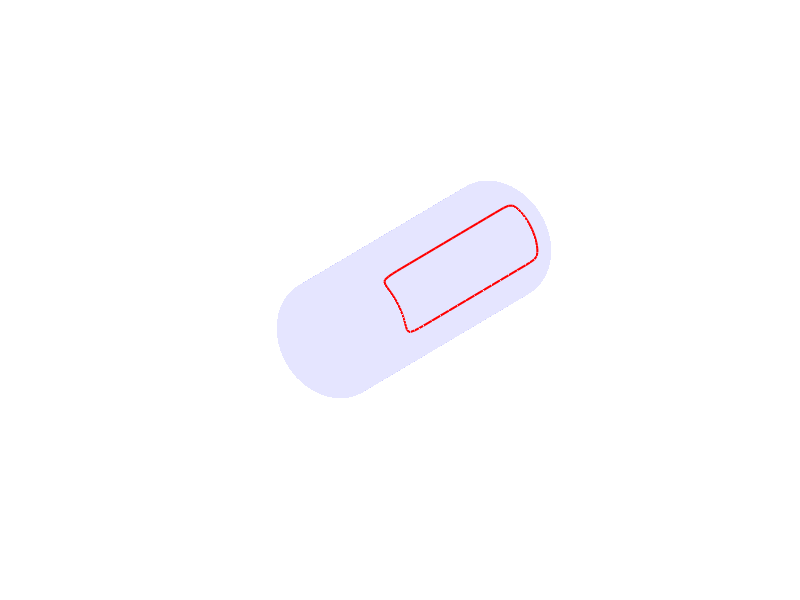

MATLAB code to generate this figure: (Note: this script raises an error after producing the figure.)
% =========================================================================
% 通用 DCT (离散余弦Theta) 磁体生成器 (单极面 + 自适应网格 + 安全间隙)
% Universal DCT Generator (Single Pole + Adaptive Mesh + Safety Gap)
% =========================================================================
%
% 【功能概述 / Purpose】:
%   本脚本用于生成针对 Opera-3D 或 Ansys Maxwell 电磁仿真的 Discrete Cosine Theta (DCT)
%   超导磁体线圈模型。它是为了解决复杂旋转曲面（如圆锥、喇叭形、钟形等）上的多极磁体
%   精确建模而设计的。
%
% 【核心特性 / Features】:
%   1. 单极面生成 (Single Pole Generation):
%      仅生成 1/(2m) 的线圈扇区（例如六极场只生成 0~60度）。这允许用户在仿真软件中
%      利用旋转对称性（Rotational Symmetry, Negative）来构建全模型，大幅减少计算量。
%
%   2. 防重叠安全间隙 (Anti-Overlap Safety Gap):
%      自动计算导线在最小孔径处所需的物理空间，并缩减生成角度范围。
%      这彻底解决了在 Opera 中旋转复制时，相邻极面导线发生物理干涉（Clash）的问题。
%
%   3. 自适应网格 (Adaptive Meshing):
%      - 端部 (Ends): 保持全精度 (Step=1)，精确捕捉复杂的空间弯曲。
%      - 中间段 (Middle): 强力降采样 (Step=15)，利用 Opera 20节点单元的二次拟合能力。
%      -> 结果：文件体积减小 80% 以上，积分求解速度提升 3-5 倍，且精度不减。
%
%   4. 离散化策略 (Patent-based Discretization):
%      采用 "等磁通分割法"公式：Psi = (i - 0.5) / N。
%      确保每一根离散导线对多极场的贡献是均等的。
%
%   5. 万能几何插槽 (Universal Geometry Slot):
%      内置 10 种旋转曲面方程（圆锥、双曲线 1/z、指数面、悬链面、抛物面、钟形等），
%      通过数值保角映射 (Numerical Conformal Mapping) 自动计算任意曲面的展开坐标。
%
%   6. 稳健的 TNB 标架 (Robust TNB Frame):
%      导出包含切向(T)、法向(N)、副法向(B)的 12列 TXT 文件。
%      使用了针对非均匀网格优化的加权平均算法，防止仿真软件报错 "Mid-edge point error"。
%
% 【使用方法 / Usage】:
%   1. 在 "用户参数配置" 区域修改几何尺寸 (Z_start, R_entry 等) 和磁体参数 (m, N_turns)。
%   2. 选择 Surface_Type (例如 2=喇叭形, 7=钟形)。
%   3. 运行脚本。
%   4. 将生成的 TXT 文件导入 Opera Modeler。
%   5. 在 Opera 中设置 Analysis Data -> Symmetry -> Rotational -> Negative -> 2*m Sectors。
%
% =========================================================================

clear; clc; close all;

%% ===== 1. 用户参数配置 (User Config) =====

% --- [核心优化] 降采样控制 (Adaptive Meshing Control) ---
% 控制输出点数的稀疏程度，以平衡几何精度与仿真速度
Step_Ends = 1;    % 端部采样步长 (1=保留所有点，保证弯曲精度; 3=轻微稀疏)
Step_Mid  = 2;    % 中间采样步长 (15=每15个点取1个，利用Opera 20节点单元的拟合能力加速)

% --- [核心优化] 防重叠参数 (Anti-Overlap Parameters) ---
% 用于自动计算角度缩减量，防止旋转复制时导线打架
Wire_Width = 1.0;      % 导线物理宽度 [mm] (Opera中设置的宽度)
Safety_Gap = 0.5;      % 安全间隙 [mm] (额外留出的空隙)

% --- 曲面形状选择 (Surface Type Selection) ---
% 1=圆锥 (Conical);2=双曲线喇叭 (Hyperbolic 1/z);3=指数衰减 (Exponential)
% 4=悬链面 (Catenoid)-最小曲面;5=抛物面 (Paraboloid); 6=正态钟形 (Gaussian Bell)
% 7=钟形+直管;8=正弦波纹 (Corrugated);9=S形过渡 (Sigmoid)
% 10=1/4正弦 (Sine Quarter);11=ECR mg;12=(椭球/球体截面);13=平顶高斯
% 14=基础圆柱 (Basic Cylinder)
Surface_Type = 14; 

% --- 几何范围 [mm] (Geometry Range) ---
Z_start = -400;   % 起始轴向位置
Z_end   = 400;    % 结束轴向位置
R_entry = 150;     % 入口半径 (Z_start 处的半径)
R_exit_target = 150; % 目标出口/峰值半径

% --- 磁体参数 (Magnet Parameters) ---
m = 3;            % 极对数 (Multipole Order). m=2->四极, m=3->六极
N_turns = 12;      % 单个极面内的匝数 (Turns per Pole)
do_export = true; % 是否导出文件
output_dir = 'dct_single_pole_export'; % 导出文件夹名

% --- 形状函数参数 (Shape Function Parameters) ---
% 定义线圈在端部弯曲区域的长度占比
ratio_entry = 0.25; % 入口端过渡区占比
ratio_exit  = 0.15; % 出口端过渡区占比

% --- 数学网格精度 (Math Mesh Resolution) ---
% 即使导出稀疏网格，内部计算必须保持高精度以确保保角映射积分准确
Nz = 40;          % 轴向积分步数 (建议 1000-2000 以保证精度，80可能偏低)
Nphi = 20;        % 角向网格数 (建议 200+)

%% ===== 2. 万能几何插槽 (Geometry Slot) =====
% 本节负责根据 Surface_Type 生成母线半径 r(z) 及其导数 dr/dz
fprintf('=== 生成单极面自适应模型 (Surface %d) ===\n', Surface_Type);

% 检查 Z 范围是否合法 (对于某些函数 z 不能为 0)
if (Surface_Type == 2 || Surface_Type == 5) && Z_start <= 0
    error('对于双曲线或抛物面，Z_start 必须大于 0！');
end

z_vec = linspace(Z_start, Z_end, Nz);

switch Surface_Type
    case 1 % Cone (圆锥)
        tan_alpha = (R_exit_target - R_entry) / (Z_end - Z_start);
        r_vec = R_entry + (z_vec - Z_start) * tan_alpha;
        dr_dz = repmat(tan_alpha, size(z_vec));
        name_str = 'Conical';
    case 2 % Hyperbolic (双曲线 1/z)
        k_hyp = R_entry * Z_start;
        r_vec = k_hyp ./ z_vec;
        dr_dz = -k_hyp ./ (z_vec.^2);
        name_str = 'Hyperbolic (1/z)';
    case 3 % Exponential (指数)
        L_mag = Z_end - Z_start;
        k_exp = log(R_exit_target / R_entry) / L_mag;
        r_vec = R_entry * exp(k_exp * (z_vec - Z_start));
        dr_dz = r_vec * k_exp;
        name_str = 'Exponential';
    case 4 % Catenoid (悬链面)
        L_mag = Z_end - Z_start;
        k_cat = acosh(R_exit_target / R_entry) / L_mag;
        r_vec = R_entry * cosh(k_cat * (z_vec - Z_start));
        dr_dz = R_entry * k_cat * sinh(k_cat * (z_vec - Z_start));
        name_str = 'Catenoid';
    case 5 % Paraboloid (抛物面)
        k_para = Z_start / (R_entry^2);
        r_vec = sqrt(z_vec / k_para);
        dr_dz = 0.5 ./ (sqrt(z_vec * k_para) * k_para);
        name_str = 'Paraboloid';
    case 6 % Gaussian Bell (正态钟形)
        z_center = (Z_start + Z_end)/2; L_half = (Z_end - Z_start)/2;
        sigma_sq = -(L_half^2) / (2 * log(R_entry / R_exit_target));
        r_vec = R_exit_target * exp(-(z_vec - z_center).^2 / (2 * sigma_sq));
        dr_dz = -r_vec .* (z_vec - z_center) / sigma_sq;
        name_str = 'Gaussian Bell';
    case 7 % Bell + Straight (钟形+直管 - 推荐)
        L_straight = 150; 
        z_s = Z_start + L_straight; z_e = Z_end - L_straight;
        L_bell = z_e - z_s; z_c = (z_s + z_e)/2; Amp = R_exit_target - R_entry;
        r_vec = zeros(size(z_vec)); dr_dz = zeros(size(z_vec));
        for i=1:Nz
            z=z_vec(i);
            if z<=z_s || z>=z_e, r_vec(i)=R_entry; dr_dz(i)=0;
            else, x=2*pi*(z-z_c)/L_bell; r_vec(i)=R_entry+Amp*0.5*(1+cos(x)); 
                dr_dz(i)=Amp*0.5*(-sin(x))*(2*pi/L_bell); end
        end
        name_str = 'Smooth Bell';
    case 8 % Symmetric Corrugation (正弦波纹)
        Num_Cycles = 3; Amp_Wave = 10;
        L_mag = Z_end - Z_start; z_center = (Z_start+Z_end)/2;
        k_wave = 2*pi*Num_Cycles/L_mag;
        phase = k_wave*(z_vec-z_center);
        r_vec = R_entry + Amp_Wave*cos(phase);
        dr_dz = -Amp_Wave*k_wave*sin(phase);
        name_str = 'Corrugated';
    case 9 % Sigmoid (S形过渡)
        z_c = (Z_start+Z_end)/2; w=(Z_end-Z_start)/6;
        R_diff=R_exit_target-R_entry; R_mean=(R_entry+R_exit_target)/2;
        val=(z_vec-z_c)/w;
        r_vec=R_mean+(R_diff/2)*tanh(val);
        dr_dz=(R_diff/2)*(sech(val).^2)*(1/w);
        name_str = 'Sigmoid';
    case 10 % Sine Quarter (1/4正弦)
        L_mag=Z_end-Z_start; Amp=R_exit_target-R_entry;
        x=(pi/2)*(z_vec-Z_start)/L_mag;
        r_vec=R_entry+Amp*sin(x);
        dr_dz=Amp*cos(x)*(pi/(2*L_mag));
        name_str = 'Sine 1/4';

    case 11 % --- 5段式哑铃型 (Dumbbell with Straight Ends) ---
        % 几何定义: [直大] -- [余弦收缩] -- [直小(腰)] -- [余弦扩张] -- [直大]
        
        % --- 用户定义参数 ---
        R_large = 100;    % 两端大半径 [mm]
        R_small = 50;     % 中间小半径 [mm]
        L_waist = 200;    % 中间"细腰"直管长度 [mm]
        L_ends  = 200;    % 【关键】两端"大口"直管保留的长度 [mm]
        
        % --- 自动计算 4 个关键分界点 ---
        z_center = (Z_start + Z_end) / 2;
        
        % 1. 外侧分界点 (直线段与过渡段的交界)
        z_trans_start_L = Z_start + L_ends; % 左侧过渡开始
        z_trans_end_R   = Z_end   - L_ends; % 右侧过渡结束
        
        % 2. 内侧分界点 (过渡段与腰部的交界)
        z_waist_start = z_center - L_waist / 2;
        z_waist_end   = z_center + L_waist / 2;
        
        % --- 几何合法性检查 ---
        % 必须保证: 左直管 < 左过渡 < 腰部
        if z_trans_start_L >= z_waist_start
            error('错误: 总长度不足！(L_waist + 2*L_ends) 超过了磁体总长，请减小 L_ends 或 L_waist');
        end
        
        % 计算过渡段长度
        L_trans = z_waist_start - z_trans_start_L;
        Amp = R_large - R_small;
        
        % --- 遍历计算 ---
        r_vec = zeros(size(z_vec));
        dr_dz = zeros(size(z_vec));
        
        for i = 1:length(z_vec)
            z = z_vec(i);
            
            if z <= z_trans_start_L
                % [第1段: 入口大直管] (Z_start ~ Z_start+L_ends)
                r_vec(i) = R_large;
                dr_dz(i) = 0;
                
            elseif z > z_trans_start_L && z < z_waist_start
                % [第2段: 左侧收缩过渡]
                % 映射 z 到角度 theta: 0 -> pi
                % z=trans_start -> 0; z=waist_start -> pi
                theta = pi * (z - z_trans_start_L) / L_trans;
                
                % 余弦降落: R_small + Amp * 0.5 * (1 + cos(theta))
                r_vec(i) = R_small + Amp * 0.5 * (1 + cos(theta));
                dr_dz(i) = Amp * 0.5 * (-sin(theta)) * (pi / L_trans);
                
            elseif z >= z_waist_start && z <= z_waist_end
                % [第3段: 中间细腰直管]
                r_vec(i) = R_small;
                dr_dz(i) = 0;
                
            elseif z > z_waist_end && z < z_trans_end_R
                % [第4段: 右侧扩张过渡]
                % 映射 z 到角度 theta: pi -> 2pi (利用cos对称性)
                % z=waist_end -> pi; z=trans_end -> 2pi
                theta = pi + pi * (z - z_waist_end) / L_trans;
                
                r_vec(i) = R_small + Amp * 0.5 * (1 + cos(theta));
                dr_dz(i) = Amp * 0.5 * (-sin(theta)) * (pi / L_trans);
                
            else % z >= z_trans_end_R
                % [第5段: 出口大直管] (Z_end-L_ends ~ Z_end)
                r_vec(i) = R_large;
                dr_dz(i) = 0;
            end
        end
        
        name_str = sprintf('5-Section Dumbbell (Ends: %g, Waist: %g)', L_ends, L_waist);
        case 12 % Ellipsoid (椭球/球体截面)
        z_c = (Z_start + Z_end) / 2;
        L_half = (Z_end - Z_start) / 2; % 假设Z范围即为轴长范围
        % 修正: 为了避免端点 r=0 导致计算奇异，需确保 Z_start/Z_end 在椭球内部
        % 或者用户输入 R_equator (赤道半径)
        R_equator = R_exit_target; 
        
        % 归一化坐标 -1 < u < 1
        u = (z_vec - z_c) / L_half; 
        
        % 限制 u 的范围防止 sqrt 出现复数 (留 1% 裕量)
        u = max(min(u, 0.99), -0.99);
        
        r_vec = R_equator * sqrt(1 - u.^2);
        % 导数 dr/dz = dr/du * du/dz
        % dr/du = R * (-u) / sqrt(1-u^2)
        % du/dz = 1 / L_half
        dr_dz = R_equator * (-u ./ sqrt(1 - u.^2)) * (1 / L_half);
        name_str = 'Ellipsoid';

        case 13 % Super-Gaussian (平顶高斯)
        n_order = 4; % 阶数，越高顶部越平
        z_c = (Z_start + Z_end)/2;
        % 根据 R_entry 反推 sigma (假设 Z_start 处为 R_entry)
        % R_entry = R_exit * exp( - |(Zs-Zc)/sig|^n )
        L_half = abs(Z_start - z_c);
        sigma = L_half / ( -log(R_entry/R_exit_target) )^(1/n_order);
        
        val = abs((z_vec - z_c) / sigma);
        r_vec = R_exit_target * exp( - (val.^n_order) );
        
        % 导数 dr/dz (链式法则)
        % d/dz( exp(-u^n) ) = exp(-u^n) * (-n * u^(n-1)) * du/dz
        % sign(z-zc) 处理绝对值导数
        sign_term = sign(z_vec - z_c);
        term1 = r_vec; 
        term2 = -n_order * (val.^(n_order-1));
        term3 = (1/sigma) * sign_term;
        dr_dz = term1 .* term2 .* term3;
        
        name_str = sprintf('Super-Gaussian (n=%d)', n_order);

        case 14 % --- Basic Cylinder (基础圆柱面) ---
        % 几何特征: 半径恒定，无轴向梯度变化
        % 典型应用: 传统的 CCT/DCT 磁体，或作为对比基准
        
        % 直接使用用户配置中的 R_entry 作为圆柱半径
        % (R_exit_target 在此模式下无效)
        
        r_vec = repmat(R_entry, size(z_vec)); % 生成全长恒定半径向量
        dr_dz = zeros(size(z_vec));           % 导数恒为 0
        
        name_str = sprintf('Cylinder (R=%g)', R_entry);
end

% --- 计算保角映射坐标 u(z) (Conformal Mapping Integration) ---
% 公式: du = sqrt(1 + (dr/dz)^2) / r * dz
integrand = sqrt(1 + dr_dz.^2) ./ r_vec;
u_vec = cumtrapz(z_vec, integrand); 
u_max = max(u_vec);

%% ===== 3. 自动计算安全角度 (Auto Safety Gap) =====
% 根据导线宽度，自动缩减单极面的角度范围，防止在Opera旋转时发生重叠

% 1. 找最细处半径 (最容易撞车的地方)
R_min_physical = min(r_vec);

% 2. 计算角度扣除量 (d_theta = arc / radius)
arc_margin = (Wire_Width / 2) + Safety_Gap;
angle_deduct = arc_margin / R_min_physical;

% 3. 计算修正后的最大角度 (理论角度 - 扣除量)
phi_theoretical = pi / m;
phi_max = phi_theoretical - angle_deduct;

if phi_max <= 0
    error('错误：导线太宽或孔径太小，单极面无法容纳！');
end

fprintf('  [防重叠] 最小半径: %.1f mm\n', R_min_physical);
fprintf('  [防重叠] 单极面角度上限: %.2f度 (原理论 %.2f度)\n', ...
        rad2deg(phi_max), rad2deg(phi_theoretical));

%% ===== 4. 单极面流函数场 (Stream Function) =====

% 建立计算网格 (仅覆盖单极面角度)
phi_vec = linspace(0, phi_max, Nphi);
[U_grid, Phi_grid] = meshgrid(u_vec, phi_vec);

% 定义形状函数 f(u) (Shape Function)
u_len_entry = u_max * ratio_entry;
u_len_exit  = u_max * ratio_exit;
u_s = u_len_entry;
u_e = u_max - u_len_exit;

f_u = zeros(size(U_grid));
for i = 1:numel(U_grid)
    u_val = U_grid(i);
    if u_val < u_s
        f_u(i) = cos(pi * (u_s - u_val) / u_len_entry);
    elseif u_val <= u_e
        f_u(i) = 1;
    else
        f_u(i) = cos(pi * (u_val - u_e) / u_len_exit);
    end
end
f_u(f_u < 0) = 0; % 负值截断 (消除幽灵线圈)

% 计算流函数 (纯DCT公式)
Psi = sin(m * Phi_grid) .* f_u;

%% ===== 5. 离散化、降采样与导出 (Extraction & Export) =====

if do_export && ~exist(output_dir, 'dir'), mkdir(output_dir); end

% 初始化绘图
figure('Color','w', 'Position', [50, 50, 1000, 700]);
hold on; axis equal; grid off;axis off; view(30, 20);
xlabel('X [mm]'); ylabel('Y [mm]'); zlabel('Z [mm]');
%title(['Single Pole + Adaptive Mesh: ', name_str]);

% 绘制参考曲面 (红色半透明)
theta_surf = linspace(0, 2*pi, 40);
[Z_surf, T_surf] = meshgrid(z_vec, theta_surf);
R_surf = interp1(z_vec, r_vec, Z_surf); 
X_surf = R_surf .* cos(T_surf);
Y_surf = R_surf .* sin(T_surf);
surf(X_surf, Z_surf, Y_surf, 'FaceAlpha', 0.1, 'EdgeColor', 'none', 'FaceColor', 'b');

% 专利离散化公式 (只取正值)
i_vec = 1:N_turns;
psi_targets = (i_vec - 0.5) / N_turns;
custom_levels = psi_targets; 

% 提取等值线
C_mat = contourc(u_vec, phi_vec, Psi, custom_levels);

idx = 1; coil_count = 0; limit = size(C_mat, 2);

% --- 定义降采样区域 (物理Z坐标) ---
z_dense_1 = Z_start + (Z_end - Z_start) * ratio_entry;
z_dense_2 = Z_end   - (Z_end - Z_start) * ratio_exit;

fprintf('  [自适应] 中间区域降采样倍率: %d\n', Step_Mid);

while idx < limit
    num_pts = C_mat(2, idx); idx = idx + 1;
    
    % 1. 获取全精度原始数据
    u_raw = C_mat(1, idx : idx+num_pts-1);
    phi_raw = C_mat(2, idx : idx+num_pts-1);
    
    % 2. 逆映射 (全精度)
    z_raw = interp1(u_vec, z_vec, u_raw, 'pchip');
    r_raw = interp1(z_vec, r_vec, z_raw, 'pchip');
    dr_raw = interp1(z_vec, dr_dz, z_raw, 'pchip');
    
    x_raw = r_raw .* cos(phi_raw);
    y_raw = r_raw .* sin(phi_raw);
    
    % 3. ★★★ 自适应降采样逻辑 (Adaptive Filtering) ★★★
    keep_mask = false(1, num_pts);
    keep_mask(1) = true;   % 必留起点
    keep_mask(end) = true; % 必留终点
    
    last_idx = 1;
    for k = 2:num_pts-1
        z_curr = z_raw(k);
        % 判断区域: 端部用小步长，中间用大步长
        if z_curr < z_dense_1 || z_curr > z_dense_2
            step = Step_Ends; 
        else
            step = Step_Mid;  
        end
        
        if (k - last_idx) >= step
            keep_mask(k) = true;
            last_idx = k;
        end
    end
    
    % 提取筛选后的稀疏点
    x_opt = x_raw(keep_mask);
    y_opt = y_raw(keep_mask);
    z_opt = z_raw(keep_mask);
    phi_opt = phi_raw(keep_mask);
    dr_opt  = dr_raw(keep_mask);
    
    xyz_opt = [x_opt(:), y_opt(:), z_opt(:)];
    
    % 绘图
    plot3(x_opt, z_opt, y_opt, 'r-', 'LineWidth', 1.5, 'MarkerSize', 4);
    
    % 4. 导出 (基于稀疏点计算 TNB)
    if do_export
        coil_count = coil_count + 1;
        full_data = calculate_tnb(xyz_opt, phi_opt(:), dr_opt(:));
        fn = fullfile(output_dir, sprintf('coil_%03d.txt', coil_count));
        try; writematrix(full_data, fn, 'Delimiter', ' '); catch; end
    end
    
    idx = idx + num_pts;
end

axis tight; camlight; lighting gouraud;
fprintf('=== 生成完毕! 共导出 %d 条优化路径 ===\n', coil_count);


%% ===== 辅助函数: TNB 标架计算 (TNB Frame Calculation) =====
function full_data = calculate_tnb(xyz_coords, phi_vec, dr_dz_vec)
    % 功能: 计算路径点上的切向(T)、法向(N)、副法向(B)
    % 适配非均匀/稀疏网格，防止 Opera 报错 "Mid-edge point error"
    
    num_pts = size(xyz_coords, 1);
    if num_pts < 3, full_data=[]; return; end
    
    % 1. T (Tangent): 加权平均法，平滑切向向量
    tangents = zeros(num_pts, 3);
    for i = 2:num_pts-1
        v1 = xyz_coords(i, :) - xyz_coords(i-1, :);
        v2 = xyz_coords(i+1, :) - xyz_coords(i, :);
        t_avg = (v1/norm(v1)) + (v2/norm(v2));
        tangents(i, :) = t_avg / (norm(t_avg) + eps);
    end
    tangents(1,:) = xyz_coords(2,:)-xyz_coords(1,:);
    tangents(end,:) = xyz_coords(end,:)-xyz_coords(end-1,:);
    tangents = tangents ./ vecnorm(tangents, 2, 2);
    
    % 2. B (Binormal) = 曲面外法线 (Surface Normal)
    %    利用曲面导数解析计算，保证即使点稀疏，法向也是准确的
    norm_fac = sqrt(1 + dr_dz_vec.^2);
    nx = cos(phi_vec) ./ norm_fac;
    ny = sin(phi_vec) ./ norm_fac;
    nz = -dr_dz_vec   ./ norm_fac;
    B_vecs = [nx, ny, nz];
    
    % 3. N (Normal) = 导线宽度方向
    N_vecs = cross(B_vecs, tangents, 2);
    N_vecs = N_vecs ./ vecnorm(N_vecs, 2, 2);
    
    % 校准正交性
    B_vecs = cross(tangents, N_vecs, 2);
    
    % 导出: [x, z, y] 或 [x, y, z] 取决于 Opera 坐标系
    % 这里保持 [x, y, z] 为标准笛卡尔输出，Z为轴向
    full_data = [xyz_coords, tangents, N_vecs, B_vecs];
end
